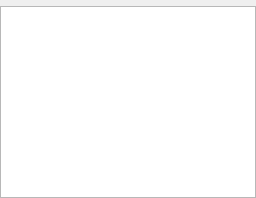
   <widget class="QDockWidget" name="luaFilesDockWidget">
     <property name="windowTitle">
       <string>Lua Files</string>
     </property>
     <attribute name="dockWidgetArea">
       <number>1</number>
     </attribute>
     <widget class="QWidget" name="stackLayout_luafiles">
       <layout class="QVBoxLayout" name="horizontalLayout_luafiles">
         <property name="leftMargin">
           <number>0</number>
         </property>
         <property name="topMargin">
           <number>0</number>
         </property>
         <property name="rightMargin">
           <number>0</number>
         </property>
         <property name="bottomMargin">
           <number>0</number>
         </property>
         <item>
           <widget class="AzQtComponents::FilteredSearchWidget" name="m_assetBrowserSearchWidget" native="true"/>
         </item>
         <item>
           <widget class="AzToolsFramework::AssetBrowser::AssetBrowserTreeView" name="m_assetBrowserTreeView">
             <property name="sizePolicy">
               <sizepolicy hsizetype="Preferred" vsizetype="Expanding">
                 <horstretch>0</horstretch>
                 <verstretch>0</verstretch>
               </sizepolicy>
             </property>
             <property name="contextMenuPolicy">
               <enum>Qt::CustomContextMenu</enum>
             </property>
             <property name="selectionMode">
               <enum>QAbstractItemView::ExtendedSelection</enum>
             </property>
             <attribute name="headerVisible">
               <bool>false</bool>
             </attribute>
           </widget>
         </item>
       </layout>
     </widget>
   </widget>
